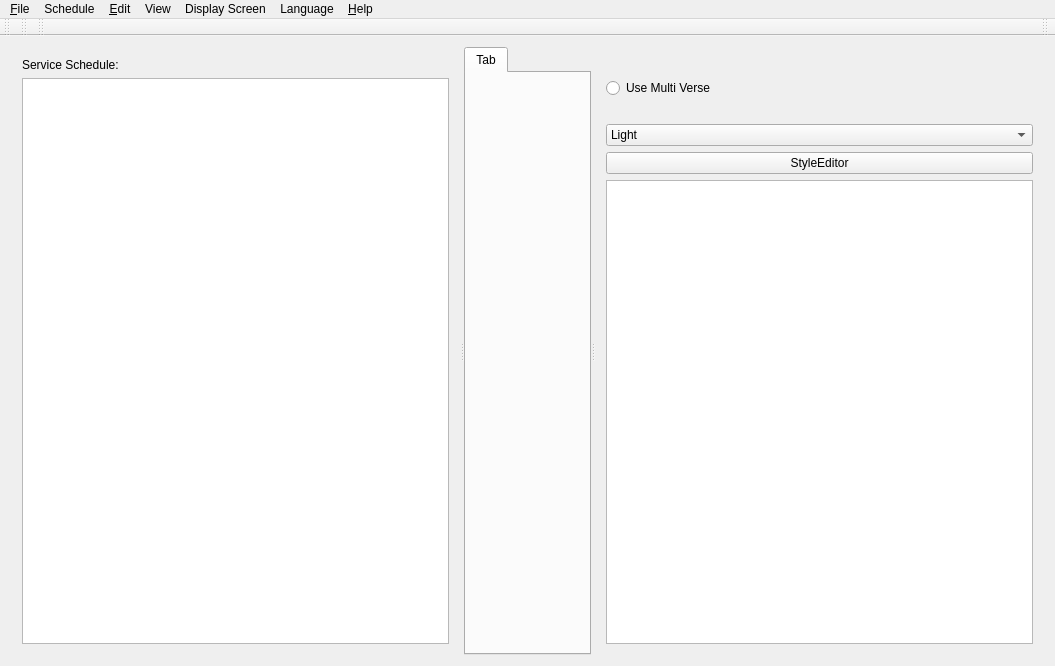
<?xml version="1.0" encoding="UTF-8"?>
<ui version="4.0">
 <class>SoftProjectorClass</class>
 <widget class="QMainWindow" name="SoftProjectorClass">
  <property name="geometry">
   <rect>
    <x>0</x>
    <y>0</y>
    <width>1055</width>
    <height>666</height>
   </rect>
  </property>
  <property name="minimumSize">
   <size>
    <width>700</width>
    <height>550</height>
   </size>
  </property>
  <property name="windowTitle">
   <string notr="true"/>
  </property>
  <property name="windowIcon">
   <iconset resource="softprojector.qrc">
    <normaloff>:/icons/icons/softprojector.png</normaloff>:/icons/icons/softprojector.png</iconset>
  </property>
  <property name="toolButtonStyle">
   <enum>Qt::ToolButtonIconOnly</enum>
  </property>
  <property name="dockNestingEnabled">
   <bool>false</bool>
  </property>
  <widget class="QWidget" name="centralWidget">
   <layout class="QGridLayout" name="gridLayout">
    <item row="0" column="0">
     <widget class="QSplitter" name="splitter">
      <property name="orientation">
       <enum>Qt::Horizontal</enum>
      </property>
      <widget class="QWidget" name="layoutWidget">
       <layout class="QVBoxLayout" name="verticalLayout_3">
        <item>
         <widget class="QLabel" name="label">
          <property name="text">
           <string>Service Schedule:</string>
          </property>
         </widget>
        </item>
        <item>
         <widget class="QListWidget" name="listWidgetSchedule">
          <property name="iconSize">
           <size>
            <width>16</width>
            <height>16</height>
           </size>
          </property>
          <property name="spacing">
           <number>1</number>
          </property>
         </widget>
        </item>
       </layout>
      </widget>
      <widget class="QTabWidget" name="projectTab">
       <property name="minimumSize">
        <size>
         <width>0</width>
         <height>0</height>
        </size>
       </property>
       <widget class="QWidget" name="Tab">
        <attribute name="title">
         <string>Tab</string>
        </attribute>
        <layout class="QGridLayout" name="gridLayout_2"/>
       </widget>
      </widget>
      <widget class="QWidget" name="layoutWidget1">
       <layout class="QVBoxLayout" name="verticalLayoutDisplayControls">
        <item>
         <layout class="QHBoxLayout" name="horizontalLayout_2">
          <item>
           <widget class="QLabel" name="labelIcon">
            <property name="sizePolicy">
             <sizepolicy hsizetype="Fixed" vsizetype="Fixed">
              <horstretch>0</horstretch>
              <verstretch>0</verstretch>
             </sizepolicy>
            </property>
           </widget>
          </item>
          <item>
           <widget class="QLabel" name="labelShow">
            <property name="text">
             <string/>
            </property>
           </widget>
          </item>
         </layout>
        </item>
        <item>
         <widget class="QWidget" name="widgetMultiVerse" native="true">
          <layout class="QHBoxLayout" name="horizontalLayout_4">
           <property name="leftMargin">
            <number>0</number>
           </property>
           <property name="topMargin">
            <number>0</number>
           </property>
           <property name="rightMargin">
            <number>0</number>
           </property>
           <property name="bottomMargin">
            <number>0</number>
           </property>
           <item>
            <widget class="QRadioButton" name="rbMultiVerse">
             <property name="toolTip">
              <string>If selected, this will allow to select multiple verses at one time. Will need to press &quot;Show&quot; each time.</string>
             </property>
             <property name="text">
              <string>Use Multi Verse</string>
             </property>
            </widget>
           </item>
           <item>
            <spacer name="horizontalSpacer_2">
             <property name="orientation">
              <enum>Qt::Horizontal</enum>
             </property>
             <property name="sizeHint" stdset="0">
              <size>
               <width>40</width>
               <height>20</height>
              </size>
             </property>
            </spacer>
           </item>
          </layout>
         </widget>
        </item>
        <item>
         <widget class="QLabel" name="labelSongNotes">
          <property name="palette">
           <palette>
            <active>
             <colorrole role="WindowText">
              <brush brushstyle="SolidPattern">
               <color alpha="255">
                <red>255</red>
                <green>0</green>
                <blue>4</blue>
               </color>
              </brush>
             </colorrole>
            </active>
            <inactive>
             <colorrole role="WindowText">
              <brush brushstyle="SolidPattern">
               <color alpha="255">
                <red>255</red>
                <green>0</green>
                <blue>4</blue>
               </color>
              </brush>
             </colorrole>
            </inactive>
            <disabled>
             <colorrole role="WindowText">
              <brush brushstyle="SolidPattern">
               <color alpha="255">
                <red>120</red>
                <green>120</green>
                <blue>120</blue>
               </color>
              </brush>
             </colorrole>
            </disabled>
           </palette>
          </property>
          <property name="font">
           <font>
            <weight>75</weight>
            <bold>true</bold>
           </font>
          </property>
          <property name="text">
           <string/>
          </property>
          <property name="wordWrap">
           <bool>true</bool>
          </property>
         </widget>
        </item>
        <item>
         <widget class="QComboBox" name="comboBox">
          <item>
           <property name="text">
            <string>Light</string>
           </property>
          </item>
          <item>
           <property name="text">
            <string>Blue Cerulean</string>
           </property>
          </item>
          <item>
           <property name="text">
            <string>Dark</string>
           </property>
          </item>
          <item>
           <property name="text">
            <string>Brown Sand</string>
           </property>
          </item>
          <item>
           <property name="text">
            <string>Blue NCS</string>
           </property>
          </item>
          <item>
           <property name="text">
            <string>High Contrast</string>
           </property>
          </item>
          <item>
           <property name="text">
            <string>Blue Icy</string>
           </property>
          </item>
          <item>
           <property name="text">
            <string>Qt</string>
           </property>
          </item>
         </widget>
        </item>
        <item>
         <widget class="QPushButton" name="pushButtonStyleEditor">
          <property name="text">
           <string>StyleEditor</string>
          </property>
         </widget>
        </item>
        <item>
         <widget class="QListWidget" name="listShow">
          <property name="sizePolicy">
           <sizepolicy hsizetype="Expanding" vsizetype="MinimumExpanding">
            <horstretch>0</horstretch>
            <verstretch>0</verstretch>
           </sizepolicy>
          </property>
          <property name="alternatingRowColors">
           <bool>false</bool>
          </property>
         </widget>
        </item>
       </layout>
      </widget>
     </widget>
    </item>
   </layout>
  </widget>
  <widget class="QMenuBar" name="menuBar">
   <property name="geometry">
    <rect>
     <x>0</x>
     <y>0</y>
     <width>1055</width>
     <height>26</height>
    </rect>
   </property>
   <widget class="QMenu" name="menuFile">
    <property name="title">
     <string>&amp;File</string>
    </property>
    <addaction name="actionNewSchedule"/>
    <addaction name="actionOpenSchedule"/>
    <addaction name="actionSaveSchedule"/>
    <addaction name="actionSaveScheduleAs"/>
    <addaction name="actionCloseSchedule"/>
    <addaction name="separator"/>
    <addaction name="actionPrint"/>
    <addaction name="actionPrintSchedule"/>
    <addaction name="separator"/>
    <addaction name="actionClose"/>
   </widget>
   <widget class="QMenu" name="menuEdit">
    <property name="title">
     <string>&amp;Edit</string>
    </property>
    <addaction name="actionNew"/>
    <addaction name="actionEdit"/>
    <addaction name="actionCopy"/>
    <addaction name="actionDelete"/>
    <addaction name="separator"/>
    <addaction name="actionManage_Database"/>
    <addaction name="separator"/>
    <addaction name="actionSettings"/>
   </widget>
   <widget class="QMenu" name="menuHelp">
    <property name="title">
     <string>&amp;Help</string>
    </property>
    <addaction name="actionDonate"/>
    <addaction name="separator"/>
    <addaction name="actionAbout"/>
    <addaction name="action_Help"/>
   </widget>
   <widget class="QMenu" name="menuLanguage">
    <property name="toolTip">
     <string>Select Language</string>
    </property>
    <property name="title">
     <string>Language</string>
    </property>
   </widget>
   <widget class="QMenu" name="menuSongs">
    <property name="title">
     <string>View</string>
    </property>
    <addaction name="actionSong_Counter"/>
    <addaction name="separator"/>
   </widget>
   <widget class="QMenu" name="menuSchedule">
    <property name="title">
     <string>Schedule</string>
    </property>
    <addaction name="actionScheduleAdd"/>
    <addaction name="actionScheduleRemove"/>
    <addaction name="actionScheduleClear"/>
    <addaction name="separator"/>
    <addaction name="actionMoveScheduleTop"/>
    <addaction name="actionMoveScheduleUp"/>
    <addaction name="actionMoveScheduleDown"/>
    <addaction name="actionMoveScheduleBottom"/>
   </widget>
   <widget class="QMenu" name="menuDisplay_Screen">
    <property name="title">
     <string>Display Screen</string>
    </property>
    <addaction name="actionShow"/>
    <addaction name="actionClear"/>
    <addaction name="actionHide"/>
    <addaction name="actionCloseDisplay"/>
   </widget>
   <addaction name="menuFile"/>
   <addaction name="menuSchedule"/>
   <addaction name="menuEdit"/>
   <addaction name="menuSongs"/>
   <addaction name="menuDisplay_Screen"/>
   <addaction name="menuLanguage"/>
   <addaction name="menuHelp"/>
  </widget>
  <widget class="QToolBar" name="toolBarFile">
   <property name="windowTitle">
    <string>File Tool Bar</string>
   </property>
   <property name="toolButtonStyle">
    <enum>Qt::ToolButtonIconOnly</enum>
   </property>
   <attribute name="toolBarArea">
    <enum>TopToolBarArea</enum>
   </attribute>
   <attribute name="toolBarBreak">
    <bool>false</bool>
   </attribute>
  </widget>
  <widget class="QToolBar" name="toolBarSchedule">
   <property name="windowTitle">
    <string>Schedule Tool Bar</string>
   </property>
   <attribute name="toolBarArea">
    <enum>TopToolBarArea</enum>
   </attribute>
   <attribute name="toolBarBreak">
    <bool>false</bool>
   </attribute>
  </widget>
  <widget class="QToolBar" name="toolBarEdit">
   <property name="windowTitle">
    <string>Edit Tool Bar</string>
   </property>
   <attribute name="toolBarArea">
    <enum>TopToolBarArea</enum>
   </attribute>
   <attribute name="toolBarBreak">
    <bool>false</bool>
   </attribute>
  </widget>
  <widget class="QToolBar" name="toolBarShow">
   <property name="sizePolicy">
    <sizepolicy hsizetype="Minimum" vsizetype="Fixed">
     <horstretch>0</horstretch>
     <verstretch>0</verstretch>
    </sizepolicy>
   </property>
   <property name="windowTitle">
    <string>Display Control Tool Bar</string>
   </property>
   <property name="layoutDirection">
    <enum>Qt::RightToLeft</enum>
   </property>
   <attribute name="toolBarArea">
    <enum>TopToolBarArea</enum>
   </attribute>
   <attribute name="toolBarBreak">
    <bool>false</bool>
   </attribute>
  </widget>
  <action name="actionAbout">
   <property name="text">
    <string>&amp;About</string>
   </property>
  </action>
  <action name="actionSettings">
   <property name="icon">
    <iconset resource="softprojector.qrc">
     <normaloff>:/icons/icons/settings.png</normaloff>:/icons/icons/settings.png</iconset>
   </property>
   <property name="text">
    <string>&amp;Settings...</string>
   </property>
   <property name="toolTip">
    <string>Open settings dialog</string>
   </property>
   <property name="shortcut">
    <string>Ctrl+T</string>
   </property>
  </action>
  <action name="actionClose">
   <property name="icon">
    <iconset resource="softprojector.qrc">
     <normaloff>:/icons/icons/base-22x22-actions-application-exit.png</normaloff>:/icons/icons/base-22x22-actions-application-exit.png</iconset>
   </property>
   <property name="text">
    <string>E&amp;xit</string>
   </property>
   <property name="toolTip">
    <string>Exit SoftProjector</string>
   </property>
   <property name="shortcut">
    <string>Ctrl+Q</string>
   </property>
  </action>
  <action name="actionManage_Database">
   <property name="icon">
    <iconset resource="softprojector.qrc">
     <normaloff>:/icons/icons/database.png</normaloff>:/icons/icons/database.png</iconset>
   </property>
   <property name="text">
    <string>&amp;Manage Database...</string>
   </property>
   <property name="toolTip">
    <string>Import and export Bibles, songbooks and themes</string>
   </property>
   <property name="shortcut">
    <string>Ctrl+M</string>
   </property>
  </action>
  <action name="action_Help">
   <property name="icon">
    <iconset resource="softprojector.qrc">
     <normaloff>:/icons/icons/help.png</normaloff>:/icons/icons/help.png</iconset>
   </property>
   <property name="text">
    <string>&amp;Help</string>
   </property>
   <property name="toolTip">
    <string>Open Help</string>
   </property>
   <property name="shortcut">
    <string>F1</string>
   </property>
  </action>
  <action name="actionSong_Counter">
   <property name="icon">
    <iconset resource="softprojector.qrc">
     <normaloff>:/icons/icons/song_count.png</normaloff>:/icons/icons/song_count.png</iconset>
   </property>
   <property name="text">
    <string>Song Counter...</string>
   </property>
  </action>
  <action name="actionOpenSchedule">
   <property name="icon">
    <iconset resource="softprojector.qrc">
     <normaloff>:/icons/icons/scheduleOpen.png</normaloff>:/icons/icons/scheduleOpen.png</iconset>
   </property>
   <property name="text">
    <string>&amp;Open Schedule</string>
   </property>
   <property name="shortcut">
    <string>Ctrl+O</string>
   </property>
  </action>
  <action name="actionSaveSchedule">
   <property name="icon">
    <iconset resource="softprojector.qrc">
     <normaloff>:/icons/icons/scheduleSave.png</normaloff>:/icons/icons/scheduleSave.png</iconset>
   </property>
   <property name="text">
    <string>&amp;Save Schedule</string>
   </property>
   <property name="shortcut">
    <string>Ctrl+S</string>
   </property>
  </action>
  <action name="actionSaveScheduleAs">
   <property name="text">
    <string>Save Schedule &amp;As</string>
   </property>
   <property name="toolTip">
    <string>Save Schedule with different name</string>
   </property>
  </action>
  <action name="actionNewSchedule">
   <property name="icon">
    <iconset resource="softprojector.qrc">
     <normaloff>:/icons/icons/scheduleNew.png</normaloff>:/icons/icons/scheduleNew.png</iconset>
   </property>
   <property name="text">
    <string>&amp;New Schedule</string>
   </property>
   <property name="toolTip">
    <string>Start new Schedule</string>
   </property>
   <property name="shortcut">
    <string>Ctrl+Shift+N</string>
   </property>
  </action>
  <action name="actionCloseSchedule">
   <property name="text">
    <string>Close Schedule</string>
   </property>
   <property name="toolTip">
    <string>Close Schedule</string>
   </property>
  </action>
  <action name="actionPrint">
   <property name="icon">
    <iconset resource="softprojector.qrc">
     <normaloff>:/icons/icons/print.png</normaloff>:/icons/icons/print.png</iconset>
   </property>
   <property name="text">
    <string>&amp;Print</string>
   </property>
   <property name="toolTip">
    <string>Prints selected Bible chapter, selected song and selected announcement.</string>
   </property>
   <property name="shortcut">
    <string>Ctrl+P</string>
   </property>
  </action>
  <action name="actionPrintSchedule">
   <property name="text">
    <string>Print Schedule</string>
   </property>
   <property name="toolTip">
    <string>Print Schedule</string>
   </property>
   <property name="shortcut">
    <string>Ctrl+Shift+P</string>
   </property>
  </action>
  <action name="actionNew">
   <property name="text">
    <string/>
   </property>
   <property name="shortcut">
    <string>Ctrl+N</string>
   </property>
  </action>
  <action name="actionEdit">
   <property name="text">
    <string/>
   </property>
   <property name="shortcut">
    <string>Ctrl+E</string>
   </property>
  </action>
  <action name="actionCopy">
   <property name="text">
    <string/>
   </property>
   <property name="shortcut">
    <string>Ctrl+C</string>
   </property>
  </action>
  <action name="actionDelete">
   <property name="text">
    <string/>
   </property>
   <property name="shortcut">
    <string>Ctrl+Del</string>
   </property>
  </action>
  <action name="actionDonate">
   <property name="text">
    <string>Donate</string>
   </property>
   <property name="toolTip">
    <string>Donate to softProjector development team</string>
   </property>
  </action>
  <action name="actionScheduleAdd">
   <property name="icon">
    <iconset resource="softprojector.qrc">
     <normaloff>:/icons/icons/scheduleAdd.png</normaloff>:/icons/icons/scheduleAdd.png</iconset>
   </property>
   <property name="text">
    <string>Add to Schedule</string>
   </property>
   <property name="shortcut">
    <string>F2</string>
   </property>
  </action>
  <action name="actionScheduleRemove">
   <property name="icon">
    <iconset resource="softprojector.qrc">
     <normaloff>:/icons/icons/scheduleRemove.png</normaloff>:/icons/icons/scheduleRemove.png</iconset>
   </property>
   <property name="text">
    <string>Remove from Schedule</string>
   </property>
   <property name="shortcut">
    <string>Del</string>
   </property>
  </action>
  <action name="actionScheduleClear">
   <property name="icon">
    <iconset resource="softprojector.qrc">
     <normaloff>:/icons/icons/scheduleClear.png</normaloff>:/icons/icons/scheduleClear.png</iconset>
   </property>
   <property name="text">
    <string>Clear Schedule</string>
   </property>
  </action>
  <action name="actionMoveScheduleTop">
   <property name="icon">
    <iconset resource="softprojector.qrc">
     <normaloff>:/icons/icons/scheduleUpM.png</normaloff>:/icons/icons/scheduleUpM.png</iconset>
   </property>
   <property name="text">
    <string>Move Item To Top</string>
   </property>
   <property name="toolTip">
    <string>Move Schedule item to top of the list</string>
   </property>
  </action>
  <action name="actionMoveScheduleUp">
   <property name="icon">
    <iconset resource="softprojector.qrc">
     <normaloff>:/icons/icons/scheduleUp.png</normaloff>:/icons/icons/scheduleUp.png</iconset>
   </property>
   <property name="text">
    <string>Move Item Up</string>
   </property>
   <property name="toolTip">
    <string>Move Schedule item up</string>
   </property>
  </action>
  <action name="actionMoveScheduleDown">
   <property name="icon">
    <iconset resource="softprojector.qrc">
     <normaloff>:/icons/icons/scheduleDown.png</normaloff>:/icons/icons/scheduleDown.png</iconset>
   </property>
   <property name="text">
    <string>Mode Item Down</string>
   </property>
   <property name="toolTip">
    <string>Move Schedule item down</string>
   </property>
  </action>
  <action name="actionMoveScheduleBottom">
   <property name="icon">
    <iconset resource="softprojector.qrc">
     <normaloff>:/icons/icons/scheduleDownM.png</normaloff>:/icons/icons/scheduleDownM.png</iconset>
   </property>
   <property name="text">
    <string>Move Item To Bottom</string>
   </property>
   <property name="toolTip">
    <string>Move Schedule item to bottom of the list</string>
   </property>
  </action>
  <action name="actionShow">
   <property name="icon">
    <iconset resource="softprojector.qrc">
     <normaloff>:/icons/icons/show.png</normaloff>:/icons/icons/show.png</iconset>
   </property>
   <property name="text">
    <string>Show</string>
   </property>
   <property name="toolTip">
    <string>Display to the screen (F4)</string>
   </property>
   <property name="shortcut">
    <string>F4</string>
   </property>
  </action>
  <action name="actionHide">
   <property name="icon">
    <iconset resource="softprojector.qrc">
     <normaloff>:/icons/icons/hide.png</normaloff>:/icons/icons/hide.png</iconset>
   </property>
   <property name="text">
    <string>Hide</string>
   </property>
   <property name="toolTip">
    <string>Show Passive Screen (Stop displaying to the screen) (Esc)</string>
   </property>
   <property name="shortcut">
    <string>Esc</string>
   </property>
  </action>
  <action name="actionClear">
   <property name="icon">
    <iconset resource="softprojector.qrc">
     <normaloff>:/icons/icons/clear.png</normaloff>:/icons/icons/clear.png</iconset>
   </property>
   <property name="text">
    <string>Clear</string>
   </property>
   <property name="toolTip">
    <string>Clear Display Text (Shift+Esc)</string>
   </property>
   <property name="shortcut">
    <string>Shift+Esc</string>
   </property>
  </action>
  <action name="actionCloseDisplay">
   <property name="checkable">
    <bool>true</bool>
   </property>
   <property name="icon">
    <iconset resource="softprojector.qrc">
     <normaloff>:/icons/icons/display_off.png</normaloff>:/icons/icons/display_off.png</iconset>
   </property>
   <property name="text">
    <string>On / Off</string>
   </property>
   <property name="toolTip">
    <string>Turn Display Screen On/Off</string>
   </property>
  </action>
 </widget>
 <layoutdefault spacing="6" margin="11"/>
 <resources>
  <include location="softprojector.qrc"/>
 </resources>
 <connections/>
</ui>
